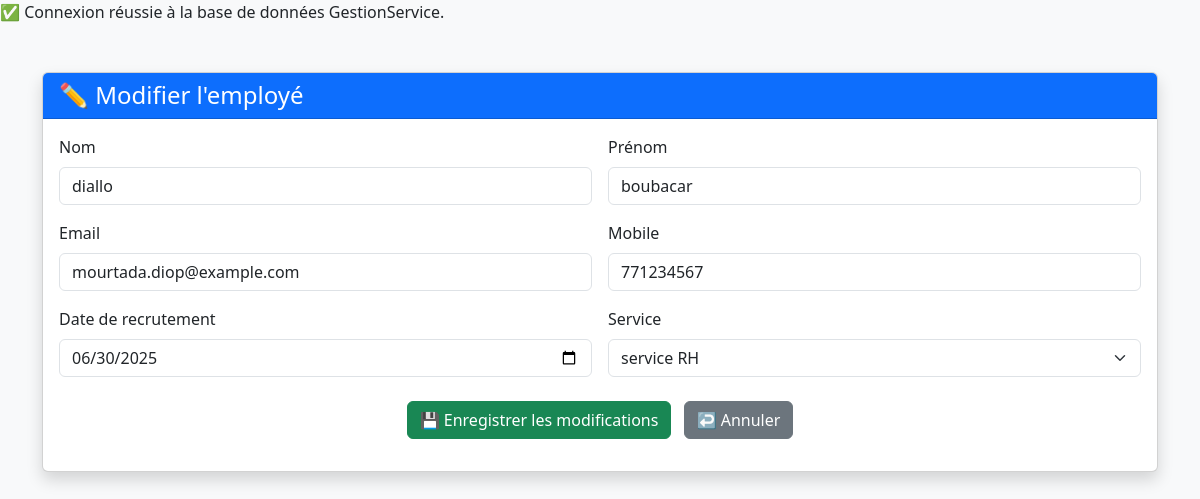
Screenshot of /interface/modifier.php?id=30 with the database file from the repository.
### tables this page shows
CREATE TABLE `personnel` (
  `numero` int(11) NOT NULL,
  `nom` varchar(50) NOT NULL,
  `prenom` varchar(50) NOT NULL,
  `adresse` varchar(200) DEFAULT NULL,
  `email` varchar(100) DEFAULT NULL,
  `num_mobile` varchar(20) DEFAULT NULL,
  `date_recrutement` date NOT NULL,
  `numero_service` int(11) DEFAULT NULL
);

CREATE TABLE `service` (
  `numero_service` int(11) NOT NULL,
  `nom_service` varchar(100) NOT NULL,
  `nombre_employe` int(11) DEFAULT 0
);

### interface/modifier.php (the view, shortened to what this page needs)
<?php
include 'connexion.php';
$id = $_GET['id'] ?? null;
if ($id) {
    $sql = "SELECT * FROM personnel WHERE numero = ?";
    $stmt = $pdo->prepare($sql);
    $stmt->execute([$id]);
    $employe = $stmt->fetch(PDO::FETCH_ASSOC);
    $sqlServices = "SELECT * FROM service";
    $stmtServices = $pdo->query($sqlServices);
    $services = $stmtServices->fetchAll(PDO::FETCH_ASSOC);
}
?>
<!DOCTYPE html>
<html lang="fr">
<head>
    <link href="https://cdn.jsdelivr.net/npm/bootstrap@5.3.3/dist/css/bootstrap.min.css" rel="stylesheet">
</head>
<body class="bg-light">
<div class="container mt-5">
    <?php if (isset($employe) && $employe): ?>
        <div class="card shadow">
            <div class="card-header bg-primary text-white">
                <h4 class="mb-0">✏️ Modifier l'employé</h4>
            </div>
            <div class="card-body">
                <form action="traitement_modifier.php" method="POST" class="row g-3">
                    <div class="col-md-6">
                        <label class="form-label">Nom</label>
                        <input type="text" name="nom" class="form-control" value="<?= htmlspecialchars($employe['nom']) ?>" required>
                    </div>
                    <div class="col-md-6">
                        <label class="form-label">Prénom</label>
                        <input type="text" name="prenom" class="form-control" value="<?= htmlspecialchars($employe['prenom']) ?>" required>
                    </div>
                    <div class="col-md-6">
                        <label class="form-label">Email</label>
                        <input type="email" name="email" class="form-control" value="<?= htmlspecialchars($employe['email']) ?>" required>
                    </div>
                    <div class="col-md-6">
                        <label class="form-label">Mobile</label>
                        <input type="text" name="num_mobile" class="form-control" value="<?= htmlspecialchars($employe['num_mobile']) ?>" required>
                    </div>
                    <div class="col-md-6">
                        <label class="form-label">Date de recrutement</label>
                        <input type="date" name="date_recrutement" class="form-control" value="<?= htmlspecialchars($employe['date_recrutement']) ?>" required>
                    </div>
                    <div class="col-md-6">
                        <label class="form-label">Service</label>
                        <select name="numero_service" class="form-select">
                            <?php foreach ($services as $service): ?>
                                <option value="<?= $service['numero_service'] ?>" <?= ($service['numero_service'] == $employe['numero_service']) ? 'selected' : '' ?>>
                                    <?= htmlspecialchars($service['nom_service']) ?>
                                </option>
                            <?php endforeach; ?>
                        </select>
                    </div>
                    <div class="col-12 text-center mt-4">
                        <button type="submit" class="btn btn-success">💾 Enregistrer les modifications</button>
                        <a href="index.php" class="btn btn-secondary ms-2">↩️ Annuler</a>
                    </div>
                </form>
            </div>
        </div>
    <?php endif; ?>
</div>
</body>
</html>

### rows the page displays
personnel: nom "diallo", prenom "boubacar", email "mourtada.diop@example.com", num_mobile "771234567", date_recrutement "06/30/2025", numero_service "service RH"
